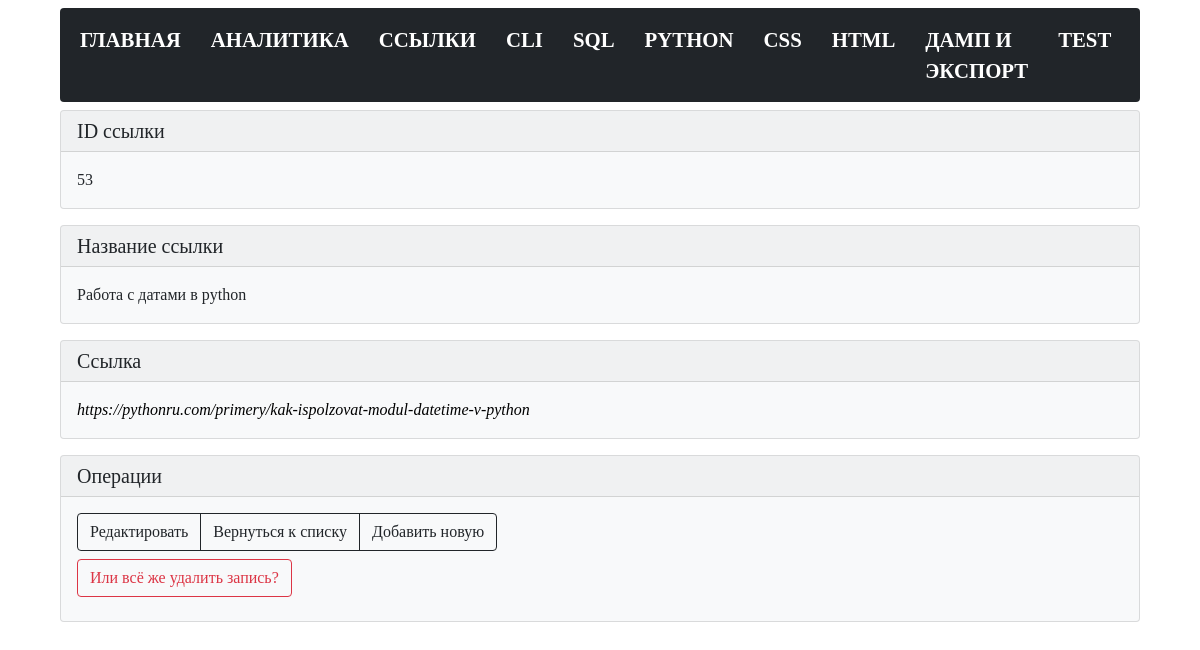
The app's page /links/view/53, older data.
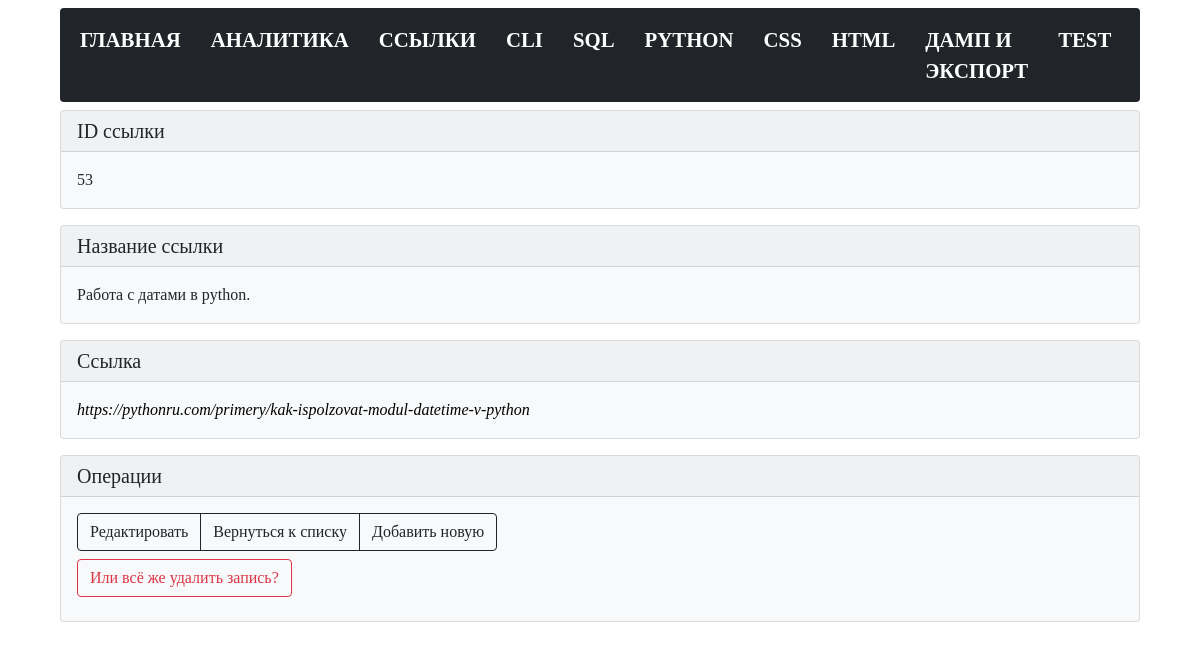
The same page, newer data.
### tables this page shows
CREATE TABLE "links" (
  [links_id] INTEGER PRIMARY KEY AUTOINCREMENT,
  [links_name] TEXT NOT NULL,
  [links_command] TEXT NOT NULL,
  [links_date_add] TIMESTAMP DEFAULT CURRENT_TIMESTAMP,
  [links_date_edit] TEXT
);

### modules/links/get_post_links_command.py (the view)
@bp.route("/links/view/<int:links_id>")
def get_post_links_command(links_id):
    conn = connect.get_db_connection()
    links_view = conn.execute("SELECT * FROM links WHERE links_id = ?",
                              (links_id,)).fetchone()
    conn.close()
    return render_template("links/links_view_command.html",
                           links_view=links_view)

### modules/connect.py (called while the page is built)
def get_db_connection():
    db_path = os.path.join(BASE_DIR, '../database.db')
    conn = sqlite3.connect(db_path)
    conn.row_factory = sqlite3.Row
    return conn

### templates/links/links_view_command.html (shortened to what this page needs)
{% extends 'base.html' %}
{% block content %}
<div class="card text-dark bg-light mb-3">
   <div class="card-header h5">ID ссылки</div>
   <div class="card-body">
      <p class="card-text">{{ links_view['links_id'] }}</p>
   </div>
</div>
<div class="card text-dark bg-light mb-3">
   <div class="card-header h5">Название ссылки</div>
   <div class="card-body">
      <p class="card-text">{{ links_view['links_name'] }}</p>
   </div>
</div>
<div class="card text-dark bg-light mb-3">
   <div class="card-header h5">Ссылка</div>
   <div class="card-body">
      <p class="card-text"><i><a href="{{ links_view['links_command'] }}" target="_blank">{{ links_view['links_command'] }}</a></i></p>
   </div>
</div>
<div class="card text-dark bg-light mb-3">
   <div class="card-header h5">Операции</div>
   <div class="card-body">
      <div class="btn-group pb-2" role="group" aria-label="...">
         <a href="{{ url_for('edit_links_command.edit_links_command', links_id=links_view['links_id']) }}"
            class="btn btn-outline-dark">Редактировать</a>
         <a href="{{ url_for('links_list_commands.links_list_commands') }}" class="btn btn-outline-dark">Вернуться к списку</a>
         <a href="{{ url_for('add_links_command.add_links_command') }}" class="btn btn-outline-dark">Добавить новую</a>
      </div>
      <form action="{{ url_for('delete_links_command.delete_links_command', links_id=links_view['links_id'])}}"
         method="POST" class="pb-2">
         <input type="submit" class="btn btn-outline-danger" value="Или всё же удалить запись?"
            onclick="return confirm('Вы точно уверены что хотите удалить запись?')" />
      </form>
   </div>
</div>
{% endblock %}

Row changes from the older to the newer data that the page shows:
changed links "https://pythonru.com/primery/kak-ispolzovat-modul-datetime-v-python": links_name "Работа с датами в python" → "Работа с датами в python."
